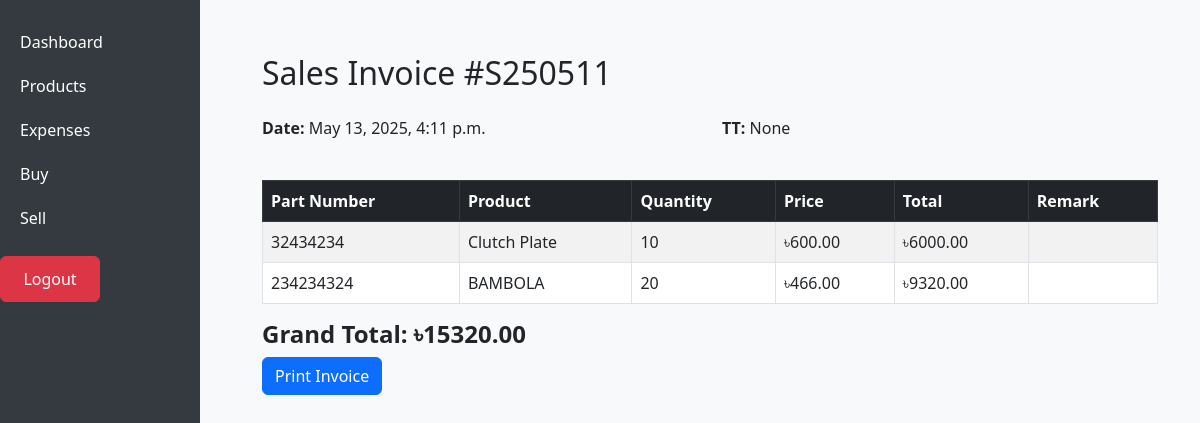
The app's page /sell/invoice/11/ (signed in) with its own data.
### inventory/models.py (models this page shows, shortened)
class SalesInvoice(models.Model):
    date = models.DateTimeField(auto_now_add=True)
    tt = models.TextField(null=True, blank=True)
    invoice_number = models.CharField(max_length=20, unique=True, blank=True)

class SalesItem(models.Model):
    invoice = models.ForeignKey(SalesInvoice, on_delete=models.CASCADE)
    product = models.ForeignKey(Product, on_delete=models.CASCADE)
    quantity = models.PositiveIntegerField()
    selling_price = models.DecimalField(max_digits=10, decimal_places=2)
    remark = models.TextField(null=True, blank=True)  # Remark field for the Sell (Sales)
    @property
    def total(self):
        return self.selling_price * self.quantity

class Product(models.Model):
    name = models.CharField(max_length=100)
    part_number = models.CharField(max_length=100, unique=True)
    au = models.BooleanField(default=False)  # A/U: Boolean Yes/No
    vehicle = models.CharField(max_length=100, blank=True)  # Vehicle field (optional)

### inventory/views.py (the view)
# urls.py: path('sell/invoice/<int:invoice_id>/', views.sales_invoice_view, name='sales_invoice'),
@login_required(login_url="/")
def sales_invoice_view(request, invoice_id):
    invoice = get_object_or_404(SalesInvoice, id=invoice_id)
    items = invoice.salesitem_set.all()
    total = sum(item.total for item in items)
    return render(request, 'inventory/sales_invoice.html', {
        'invoice': invoice,
        'items': items,
        'total': total
    })

### inventory/templates/inventory/sales_invoice.html (shortened to what this page needs)
{% extends 'inventory/base.html' %}
{% block content %}
<div class="container mt-4" id="invoice">
  <h2 class="mb-4">Sales Invoice #{{ invoice.invoice_number }}</h2>
  <div class="row mb-4">
    <div class="col-md-6">
      <p><strong>Date:</strong> {{ invoice.date }}</p>
    </div>
    <div class="col-md-6">
      <p><strong>TT:</strong> {{ invoice.tt }}</p>
    </div>
  </div>
  <table class="table table-bordered table-striped table-hover">
    <thead class="table-dark">
      <tr>
        <th>Part Number</th>
        <th>Product</th>
        <th>Quantity</th>
        <th>Price</th>
        <th>Total</th>
        <th>Remark</th>
      </tr>
    </thead>
    <tbody>
      {% for item in items %}
      <tr>
        <td>{{ item.product.part_number }}</td>
        <td>{{ item.product.name }}</td>
        <td>{{ item.quantity }}</td>
        <td>৳{{ item.selling_price }}</td>
        <td>৳{{ item.total }}</td>
        <td>{{ item.remark }}</td>
      </tr>
      {% endfor %}
    </tbody>
  </table>
  <h4><strong>Grand Total: ৳{{ total }}</strong></h4>
  <a href="{% url 'sales_invoice_print' invoice.id %}" class="btn btn-primary">Print Invoice</a>
</div>
{% endblock %}

### static/inventory/style.css (style rules this page uses)
body { background-color: #f8f9fa; }
.table th, .table td { vertical-align: middle; }

### records on screen
SalesInvoice: invoice_number "S250511", date "May 13, 2025, 4:11 p.m.", tt "None"
SalesItem: product.part_number "32434234", product.name "Clutch Plate", quantity "10", selling_price "600.00", total "6000.00"
SalesItem: product.part_number "234234324", product.name "BAMBOLA", quantity "20", selling_price "466.00", total "9320.00"

### other values on screen
{{ total }} "15320.00"
